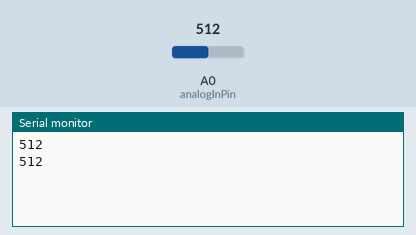
Simulated run of this sketch. Board: Arduino Uno, built with avr-gcc and run on an emulated ATmega328P. On the bench: the last lines printed to the serial monitor. The inputs (shaded band) are chosen by the test bench; at power-on: A0 (analogInPin) = 512.

Above: at 1.8 s.
1.9 s: A0 (analogInPin) set to 716
At 2.4 s:
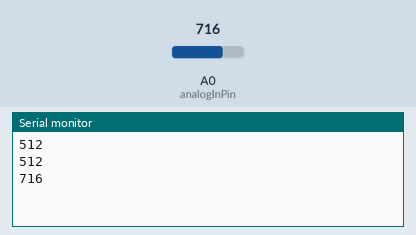
3.4 s: A0 (analogInPin) set to 900
At 4.8 s:
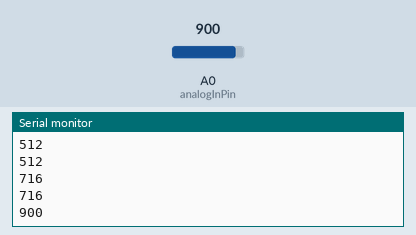
Timing chart, 0 to 6.4 s (numbered marks = the images above; inputs shaded):
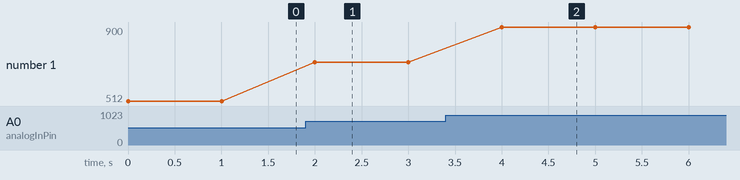

Measured:
- after the input at 1.9 s, the serial monitor: prints a new line after 0.10 s (image 1)
- after the input at 3.4 s, the serial monitor: prints a new line after 0.60 s (image 2)
- plotted number 1: 512 → 716 after the input at 1.9 s, 716 → 900 after the input at 3.4 s

The sketch:

sketch_oct9c-serialmonitorpractice.ino
```cpp
int const analogInPin = A0;
int const digitalOutPin = 9;
int sensorValueIn;
int sensorValueOut;

void setup() {
  Serial.begin(9600);

}

void loop() {
  sensorValueIn = analogRead(analogInPin);
  Serial.println(sensorValueIn);
  delay(1000);

}
```
